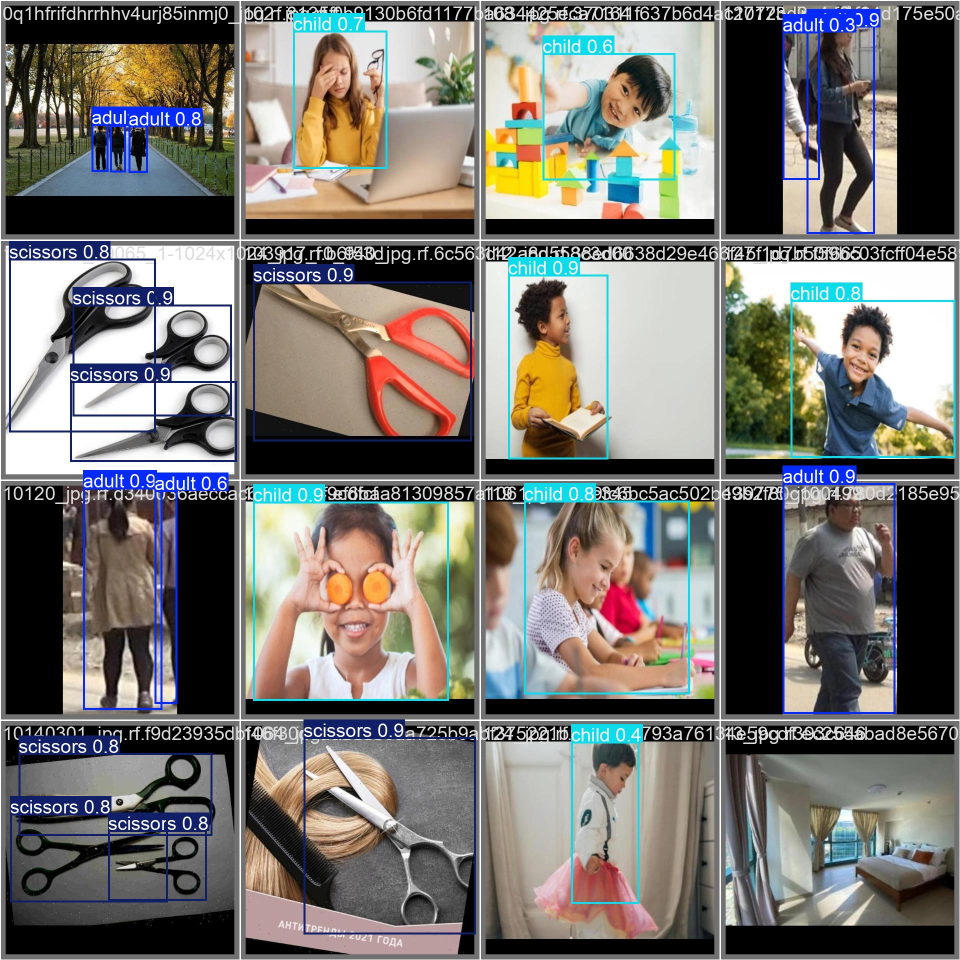
#> input picture module_ai_core/roi_detection/charts/val_batch0_pred.jpg, 1920 x 1920 px (shown at 1/2 size)
$ python -i privacy_masking.py   (imports and definitions only)
#> lines starting #> are read from the running program, lines starting #| are printed output that depends on the picture
"""
Privacy Masking - Làm mờ mặt người lạ tại biên.

Tự động phát hiện và blur mặt người không thuộc gia đình
trước khi lưu trữ hoặc truyền video.
"""

from __future__ import annotations

import cv2
import numpy as np
from loguru import logger

from configs.settings import get_settings


class PrivacyMasker:
    """
    Face blurring cho người lạ.

    Sử dụng OpenCV DNN face detector hoặc MediaPipe.
    """

    def __init__(self, blur_strength: int = 51, min_confidence: float | None = None):
        settings = get_settings()
        self.blur_strength = blur_strength
        self.min_confidence = min_confidence or settings.privacy_face_detection_conf
        self._face_detector = None
        self._is_enabled = settings.privacy_blur_strangers

    # [53 lines left out: functions load, apply, _is_known_person, not called in this run]

>>> import cv2
>>> picture = cv2.imread('../module_ai_core/roi_detection/charts/val_batch0_pred.jpg', cv2.IMREAD_GRAYSCALE)
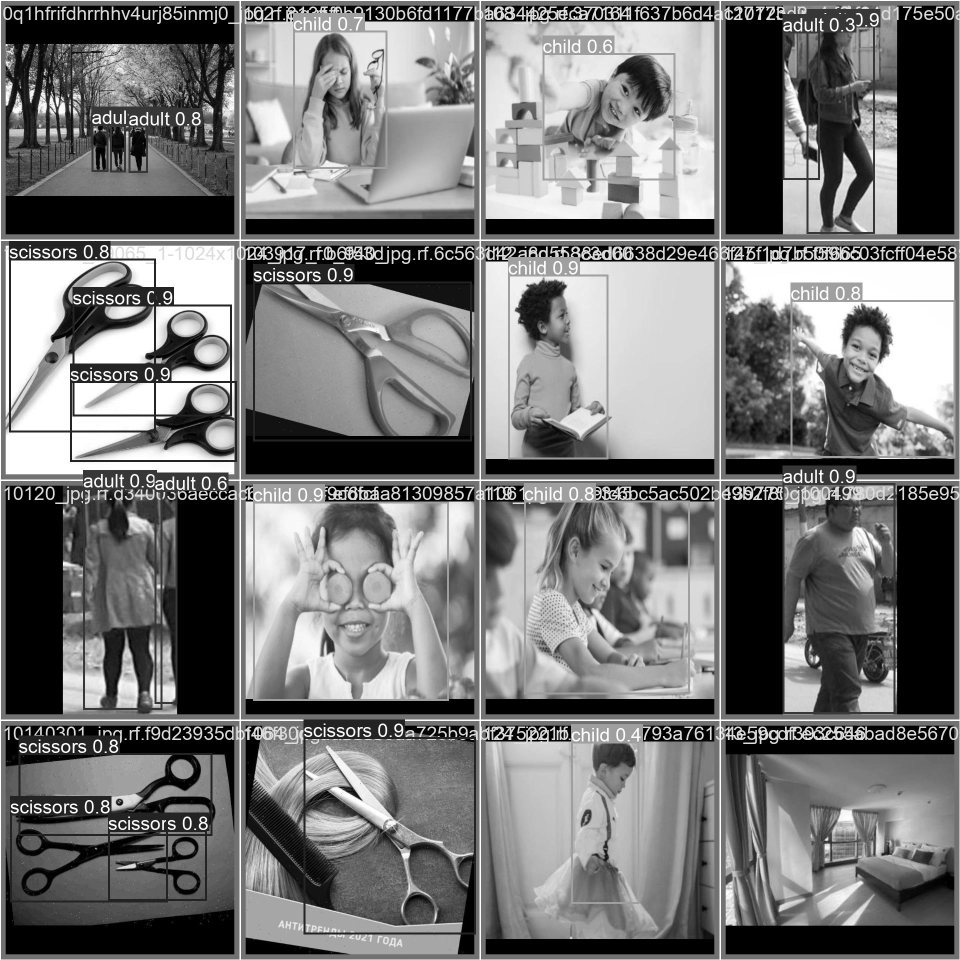
#> picture: shape (1920, 1920) (shown at 1/2 size); min 0, max 255, mean 118.7
>>> result = PrivacyMasker().apply(picture)
#> (the run stopped early here; a loop or call above may not have finished)
